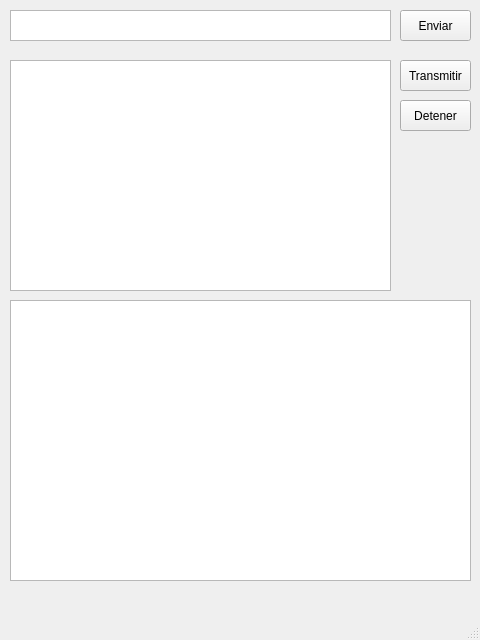
<?xml version="1.0" encoding="UTF-8"?>
<ui version="4.0">
 <class>MainWindow</class>
 <widget class="QMainWindow" name="MainWindow">
  <property name="geometry">
   <rect>
    <x>0</x>
    <y>0</y>
    <width>480</width>
    <height>640</height>
   </rect>
  </property>
  <property name="windowTitle">
   <string>MainWindow</string>
  </property>
  <widget class="QWidget" name="centralwidget">
   <widget class="QGraphicsView" name="pantalla">
    <property name="geometry">
     <rect>
      <x>10</x>
      <y>300</y>
      <width>461</width>
      <height>281</height>
     </rect>
    </property>
   </widget>
   <widget class="QPlainTextEdit" name="chat">
    <property name="geometry">
     <rect>
      <x>10</x>
      <y>60</y>
      <width>381</width>
      <height>231</height>
     </rect>
    </property>
   </widget>
   <widget class="QTextEdit" name="mensaje">
    <property name="geometry">
     <rect>
      <x>10</x>
      <y>10</y>
      <width>381</width>
      <height>31</height>
     </rect>
    </property>
   </widget>
   <widget class="QPushButton" name="enviar">
    <property name="geometry">
     <rect>
      <x>400</x>
      <y>10</y>
      <width>71</width>
      <height>31</height>
     </rect>
    </property>
    <property name="text">
     <string>Enviar</string>
    </property>
   </widget>
   <widget class="QPushButton" name="transmitir">
    <property name="geometry">
     <rect>
      <x>400</x>
      <y>60</y>
      <width>71</width>
      <height>31</height>
     </rect>
    </property>
    <property name="text">
     <string>Transmitir</string>
    </property>
   </widget>
   <widget class="QPushButton" name="detener">
    <property name="geometry">
     <rect>
      <x>400</x>
      <y>100</y>
      <width>71</width>
      <height>31</height>
     </rect>
    </property>
    <property name="text">
     <string>Detener</string>
    </property>
   </widget>
  </widget>
  <widget class="QMenuBar" name="menubar">
   <property name="geometry">
    <rect>
     <x>0</x>
     <y>0</y>
     <width>480</width>
     <height>25</height>
    </rect>
   </property>
  </widget>
  <widget class="QStatusBar" name="statusbar"/>
 </widget>
 <resources/>
 <connections/>
</ui>
